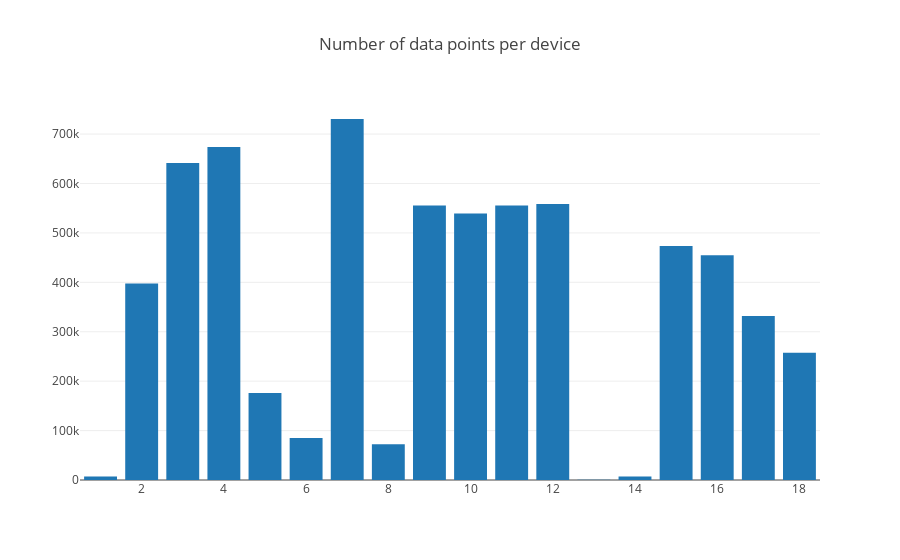

The notebook cell saved with this chart:
### Markdown cell above
Plotting device numbers and number of data points.

### Code cell
data = [go.Bar(
            x=device_numbers,
            y=ping_counts
    )]

layout = go.Layout(
        barmode='stack',
        title="Number of data points per device"
    )

fig = go.Figure(data=data, layout=layout)
iplot(fig)

### Figure 1 — Plotly figure (JSON) as saved in the notebook; plotly's stock layout.template omitted (floating-point values rounded to 4 significant figures)
{"data": [{"type": "bar", "x": [1, 2, 3, 4, 5, 6, 7, 8, 9, 10, 11, 12, 13, 14, 15, 16, 17, 18], "y": [7025, 397617, 641490, 674108, 175987, 84990, 730532, 72282, 555607, 539314, 555551, 558335, 285, 6905, 473586, 455021, 331843, 257534]}], "layout": {"barmode": "stack", "title": "Number of data points per device"}}
